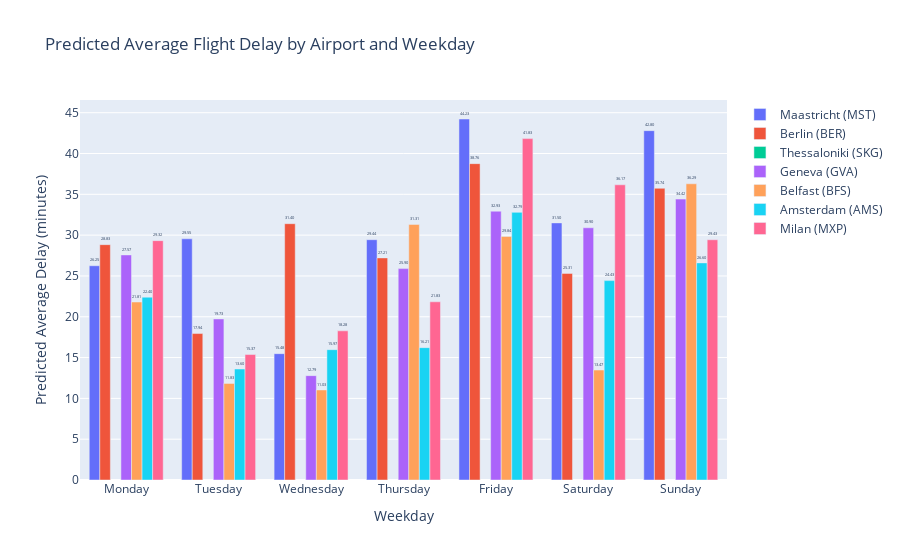

The notebook cell saved with this chart:
### Code cell
import pandas as pd
import numpy as np
import plotly.graph_objects as go

# Extract relevant columns
departure = departures[['DATE', 'FROM', 'Minute']]

# Convert DATE to datetime
departure['DATE'] = pd.to_datetime(departure['DATE'])

# Add a 'Weekday' column
departure['Weekday'] = departure['DATE'].dt.day_name()

# Group the data by airport and weekday
data_grouped = departure.groupby(['FROM', 'Weekday'])['Minute']

# Define prior distributions
mu_0 = 0  # Prior mean for normal distribution
sigma_0 = 1  # Prior standard deviation for normal distribution
alpha_0 = 1  # Prior shape parameter for gamma distribution
beta_0 = 1  # Prior rate parameter for gamma distribution

# Iterate over each airport-weekday combination
predictions = {}
for key, delays in data_grouped:
    airport, weekday = key
    
    # Calculate sufficient statistics
    n = len(delays)
    y_bar = delays.mean()
    s_sq = np.sum((delays - y_bar)**2)
    
    # Calculate posterior parameters
    mu_n = (mu_0 + n*y_bar) / (1 + n)
    sigma_n_sq = (1 + n*s_sq + n*mu_0*2 - (1 + n)*mu_n*2) / (alpha_0 + n/2)
    alpha_n = alpha_0 + n/2
    beta_n = beta_0 + 0.5*(n*s_sq + n*mu_0*2 - (1 + n)*mu_n*2) / sigma_n_sq
    
    # Calculate predicted delay time
    predicted_delay = mu_n
    
    # Store prediction
    predictions[(airport, weekday)] = predicted_delay

# Prepare data for plotting
plot_data = []
plot_text = []
for airport in ['Tenerife (TFS)', 'Berlin (BER)','Paris (CDG)' 'Thessaloniki (SKG)', 'Geneva (GVA)', 'Belfast (BFS)', 'Amsterdam (AMS)', 'Milan (MXP)']:
    airport_data = []
    airport_text = []
    for weekday in ['Monday', 'Tuesday', 'Wednesday', 'Thursday', 'Friday', 'Saturday', 'Sunday']:
        if (airport, weekday) in predictions:
            airport_data.append(predictions[(airport, weekday)])
            airport_text.append(f"{predictions[(airport, weekday)]:.2f}")
        else:
            airport_data.append(np.nan)
            airport_text.append("")
    plot_data.append(airport_data)
    plot_text.append(airport_text)

# Create a Plotly bar chart
fig = go.Figure(data=[
    go.Bar(name=airport, x=['Monday', 'Tuesday', 'Wednesday', 'Thursday', 'Friday', 'Saturday', 'Sunday'], y=airport_data, text=airport_text)
    for airport, airport_data, airport_text in zip(['Maastricht (MST)', 'Berlin (BER)', 'Thessaloniki (SKG)', 'Geneva (GVA)', 'Belfast (BFS)', 'Amsterdam (AMS)', 'Milan (MXP)'], plot_data, plot_text)
])
fig.update_traces(textposition='outside')
fig.update_layout(barmode='group', title='Predicted Average Flight Delay by Airport and Weekday', xaxis_title='Weekday', yaxis_title='Predicted Average Delay (minutes)')
fig.show()

### Figure 1 — Plotly figure (JSON) as saved in the notebook; plotly's stock layout.template omitted (floating-point values rounded to 4 significant figures)
{"data": [{"name": "Maastricht (MST)", "text": ["26.25", "29.55", "15.48", "29.44", "44.23", "31.50", "42.80"], "textposition": "outside", "type": "bar", "x": ["Monday", "Tuesday", "Wednesday", "Thursday", "Friday", "Saturday", "Sunday"], "y": [26.25, 29.55, 15.48, 29.44, 44.23, 31.5, 42.8]}, {"name": "Berlin (BER)", "text": ["28.83", "17.94", "31.40", "27.21", "38.76", "25.31", "35.74"], "textposition": "outside", "type": "bar", "x": ["Monday", "Tuesday", "Wednesday", "Thursday", "Friday", "Saturday", "Sunday"], "y": [28.83, 17.94, 31.4, 27.21, 38.76, 25.31, 35.74]}, {"name": "Thessaloniki (SKG)", "text": ["", "", "", "", "", "", ""], "textposition": "outside", "type": "bar", "x": ["Monday", "Tuesday", "Wednesday", "Thursday", "Friday", "Saturday", "Sunday"], "y": [null, null, null, null, null, null, null]}, {"name": "Geneva (GVA)", "text": ["27.57", "19.73", "12.79", "25.90", "32.93", "30.90", "34.42"], "textposition": "outside", "type": "bar", "x": ["Monday", "Tuesday", "Wednesday", "Thursday", "Friday", "Saturday", "Sunday"], "y": [27.57, 19.73, 12.79, 25.9, 32.93, 30.9, 34.42]}, {"name": "Belfast (BFS)", "text": ["21.81", "11.83", "11.03", "31.31", "29.84", "13.47", "36.29"], "textposition": "outside", "type": "bar", "x": ["Monday", "Tuesday", "Wednesday", "Thursday", "Friday", "Saturday", "Sunday"], "y": [21.81, 11.83, 11.03, 31.31, 29.84, 13.47, 36.29]}, {"name": "Amsterdam (AMS)", "text": ["22.40", "13.60", "15.97", "16.21", "32.79", "24.43", "26.60"], "textposition": "outside", "type": "bar", "x": ["Monday", "Tuesday", "Wednesday", "Thursday", "Friday", "Saturday", "Sunday"], "y": [22.4, 13.6, 15.97, 16.21, 32.79, 24.43, 26.6]}, {"name": "Milan (MXP)", "text": ["29.32", "15.37", "18.28", "21.83", "41.83", "36.17", "29.43"], "textposition": "outside", "type": "bar", "x": ["Monday", "Tuesday", "Wednesday", "Thursday", "Friday", "Saturday", "Sunday"], "y": [29.32, 15.37, 18.28, 21.83, 41.83, 36.17, 29.43]}], "layout": {"barmode": "group", "title": {"text": "Predicted Average Flight Delay by Airport and Weekday"}, "xaxis": {"title": {"text": "Weekday"}}, "yaxis": {"title": {"text": "Predicted Average Delay (minutes)"}}}}
